Frame 1 (no input): blank canvas, image omitted
Frame 60 (no input): blank canvas, image omitted
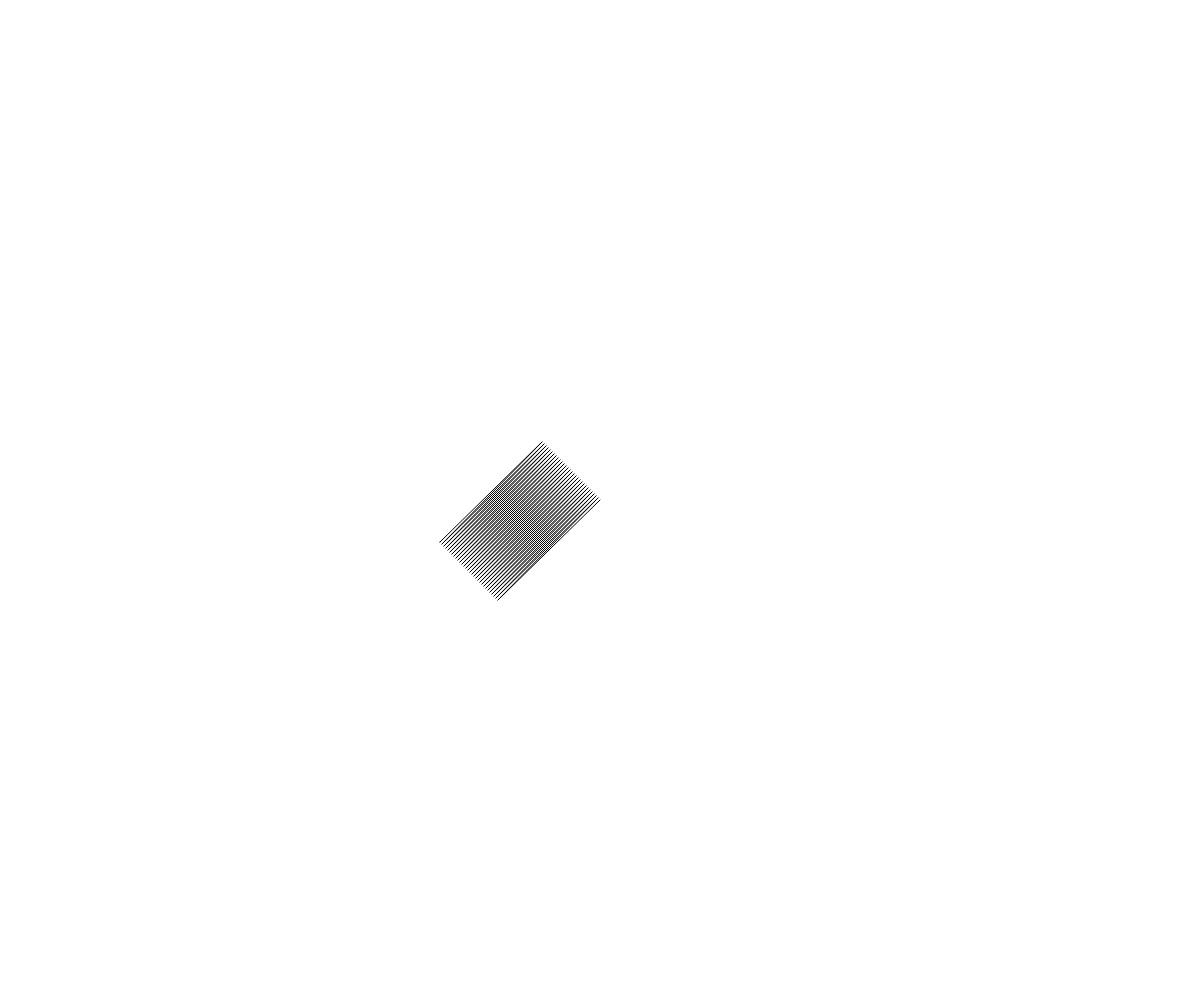
Frame 120 (the mouse pressed at the canvas centre since frame 60)

The p5.js sketch whose frames 1 and 60 were blank and that drew this single picture after the mouse press (run headless with seeded random() and noise() and a simulated clock; from frame 60 on, the mouse is pressed at the canvas centre):

// p5.js sketch
// ── sketch.js
var pointlist = [];

function setup() {
  //fill container
  createCanvas(window.innerWidth, window.innerHeight);
}

function filterPoints() {
  //scramble a bit
  for (var i = 0; i < pointlist.length; i++) {
    var w = pointlist[i].y - 1;
    pointlist[i].y = pointlist[i].x;
    pointlist[i].x = w - 1;
  }
}

function draw() {

  background(255);

  if (mouseIsPressed) {
    pointlist.push(createVector(mouseX, mouseY));
    // auto erase periodically while drawing
    if (pointlist.length == 1000) {
      pointlist = [];
    }

  }

  if (pointlist.length > 2) {
    for (var i = 0; i < pointlist.length; i++) {
      thisPoint = pointlist[i];
      nextPoint = pointlist[i + 1];
      if (nextPoint) { //don't draw if no second pt
        line(thisPoint.x, thisPoint.y, nextPoint.x, nextPoint.y);
      }
    }
  }

  filterPoints();
}

function mousePressed() {
  pointlist.push(createVector(mouseX, mouseY));
}
